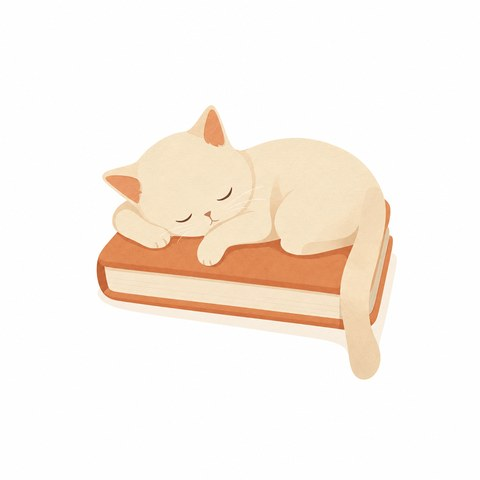
#> input picture miniapp/src/assets/illus/empty-records.jpg, 480 x 480 px
$ python build-tarot-bg-contact-sheet.py --dir ../../src/assets/illus --out out.png
#> lines starting #> are read from the running program, lines starting #| are printed output that depends on the picture
#!/usr/bin/env python3
"""把塔罗背景候选拼成带编号的对照大图,供用户挑选。

用法:
  python miniapp/art/ref-pages-v3/build-tarot-bg-contact-sheet.py \
      --dir art/generated-art/tarot-bg-options \
      --out art/generated-art/tarot-bg-options/_contact-sheet.jpg \
      [--cols 5] [--cell 360]

按文件名里的 optN 数字排序,每格底部压编号标签。
只做拼图与标注,不裁剪、不改色。
"""
import argparse
import glob
import os
import re
from PIL import Image, ImageDraw

LABEL_H = 40


def opt_index(path: str) -> int:
    m = re.search(r"opt(\d+)", os.path.basename(path))
    return int(m.group(1)) if m else 9999


def main() -> None:
    ap = argparse.ArgumentParser()
    ap.add_argument("--dir", required=True)
    ap.add_argument("--out", required=True)
    ap.add_argument("--cols", type=int, default=5)
    ap.add_argument("--cell", type=int, default=360, help="单格宽度(px)")
    args = ap.parse_args()

    files = sorted(
        (p for p in glob.glob(os.path.join(args.dir, "*"))
         if os.path.splitext(p)[1].lower() in (".png", ".jpg", ".jpeg", ".webp")
         and not os.path.basename(p).startswith("_")),
        key=opt_index,
    )
    if not files:
        raise SystemExit("没有找到候选图")

    cell_w = args.cell
    cell_h = int(cell_w * 3 / 2) + LABEL_H
    cols = args.cols
    rows = (len(files) + cols - 1) // cols
    sheet = Image.new("RGB", (cols * cell_w, rows * cell_h), (247, 244, 238))
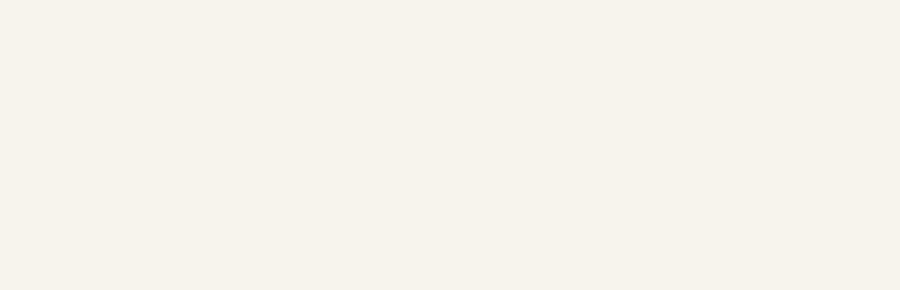
#> sheet: PIL image 1800x580 RGB (shown at 1/2 size); mean R, G, B 247, 244, 238
    draw = ImageDraw.Draw(sheet)

    for i, path in enumerate(files):
        img = Image.open(path).convert("RGB")
#> img is the input picture: PIL image 480x480 RGB; mean R, G, B 250.3, 242.2, 234.3
        # 等比缩放进 cell_w × (cell_h - LABEL_H) 的框
        box_h = cell_h - LABEL_H
        scale = min(cell_w / img.width, box_h / img.height)
#> scale = 0.75
        img = img.resize((max(1, int(img.width * scale)), max(1, int(img.height * scale))), Image.LANCZOS)
#> img: PIL image 360x360 RGB
        cx, cy = i % cols, i // cols
        ox = cx * cell_w + (cell_w - img.width) // 2
#> ox = 0
        oy = cy * cell_h + (box_h - img.height) // 2
#> oy = 90
        sheet.paste(img, (ox, oy))
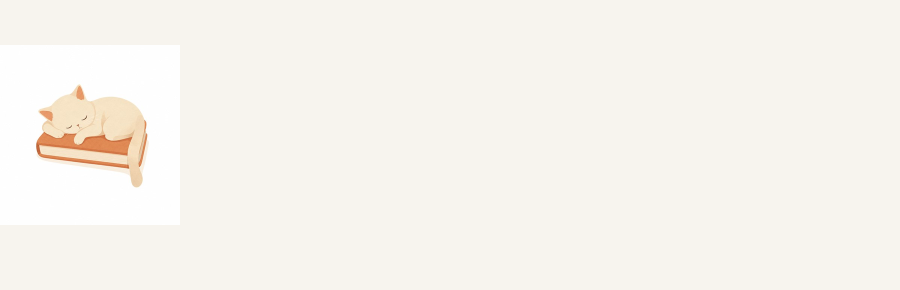
#> sheet: PIL image 1800x580 RGB (shown at 1/2 size); mean R, G, B 247.4, 243.8, 237.5
        idx = opt_index(path)
        label = f"opt{idx}" if idx != 9999 else os.path.basename(path)
        draw.rectangle([cx * cell_w, cy * cell_h + box_h, (cx + 1) * cell_w, (cy + 1) * cell_h], fill=(233, 223, 208))
        draw.text((cx * cell_w + 12, cy * cell_h + box_h + 11), label, fill=(90, 70, 52))
#> pass 2 of the loop in main, `for i, path in enumerate(files):`:
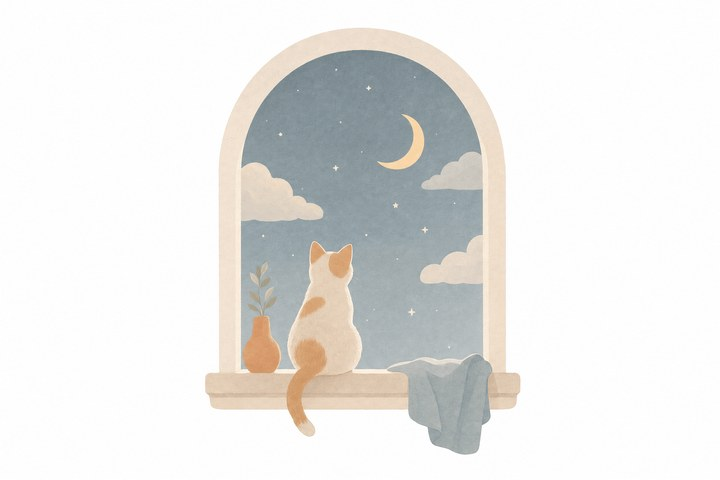
#> input picture miniapp/src/assets/illus/hero-test-center.jpg, 720 x 480 px
#> in main, img is the input picture: PIL image 720x480 RGB; mean R, G, B 232.8, 232.2, 230.3
#> img: PIL image 360x240 RGB
#> in main, `sheet.paste(img, (ox, oy))`:
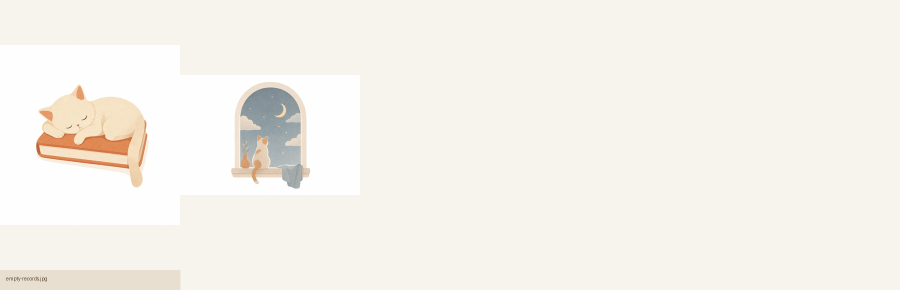
#> sheet: PIL image 1800x580 RGB (shown at 1/2 size); mean R, G, B 246, 242.5, 236.4

    os.makedirs(os.path.dirname(os.path.abspath(args.out)), exist_ok=True)
    sheet.save(args.out, quality=90)
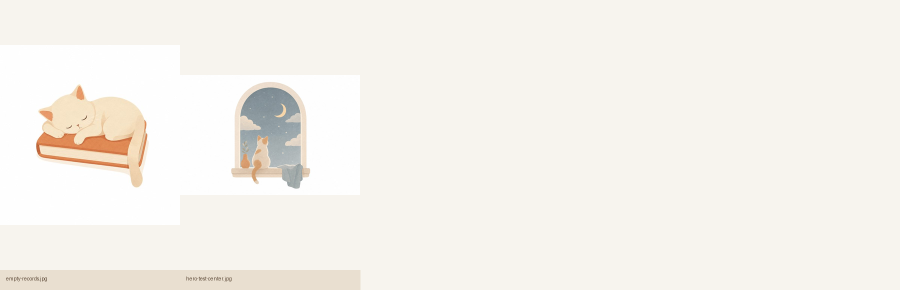
#> saved as out.png: PIL image 1800x580 RGB (shown at 1/2 size); mean R, G, B 245.8, 242.2, 236
    print(f"{len(files)} 张 -> {args.out} ({sheet.width}x{sheet.height})")
#| 2 张 -> out.png (1800x580)


if __name__ == "__main__":
    main()
